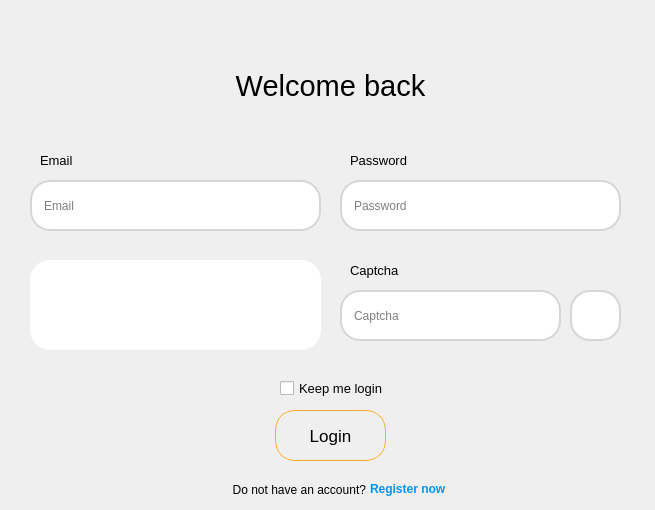
<?xml version="1.0" encoding="UTF-8"?>
<ui version="4.0">
 <class>MainWindow</class>
 <widget class="QMainWindow" name="MainWindow">
  <property name="geometry">
   <rect>
    <x>0</x>
    <y>0</y>
    <width>655</width>
    <height>510</height>
   </rect>
  </property>
  <property name="minimumSize">
   <size>
    <width>655</width>
    <height>510</height>
   </size>
  </property>
  <property name="maximumSize">
   <size>
    <width>655</width>
    <height>1000</height>
   </size>
  </property>
  <property name="windowTitle">
   <string>MainWindow</string>
  </property>
  <property name="styleSheet">
   <string notr="true"/>
  </property>
  <widget class="QWidget" name="centralwidget">
   <widget class="QLineEdit" name="lineEdit_2">
    <property name="geometry">
     <rect>
      <x>340</x>
      <y>180</y>
      <width>281</width>
      <height>51</height>
     </rect>
    </property>
    <property name="styleSheet">
     <string notr="true">QLineEdit{
	padding: 10px;
	border: 2px solid rgb(214, 214, 214);
	border-radius: 20px;
}

QLineEdit:hover{
	padding: 10px;
	border: 2px solid gray;
	border-radius: 20px;
}

QLineEdit:focus{
	padding: 10px;
	border: 2px solid gray;
	border-radius: 20px;
}</string>
    </property>
    <property name="inputMask">
     <string/>
    </property>
    <property name="text">
     <string/>
    </property>
    <property name="echoMode">
     <enum>QLineEdit::Password</enum>
    </property>
    <property name="placeholderText">
     <string>Password</string>
    </property>
   </widget>
   <widget class="QLabel" name="label_2">
    <property name="geometry">
     <rect>
      <x>350</x>
      <y>150</y>
      <width>61</width>
      <height>21</height>
     </rect>
    </property>
    <property name="font">
     <font>
      <family>Segoe UI</family>
      <pointsize>10</pointsize>
      <weight>50</weight>
      <bold>false</bold>
      <kerning>false</kerning>
     </font>
    </property>
    <property name="text">
     <string>Password</string>
    </property>
   </widget>
   <widget class="QLabel" name="label_5">
    <property name="geometry">
     <rect>
      <x>230</x>
      <y>60</y>
      <width>201</width>
      <height>51</height>
     </rect>
    </property>
    <property name="font">
     <font>
      <family>Segoe UI</family>
      <pointsize>22</pointsize>
     </font>
    </property>
    <property name="text">
     <string>Welcome back</string>
    </property>
    <property name="alignment">
     <set>Qt::AlignCenter</set>
    </property>
   </widget>
   <widget class="QPushButton" name="pushButton">
    <property name="geometry">
     <rect>
      <x>275</x>
      <y>410</y>
      <width>111</width>
      <height>51</height>
     </rect>
    </property>
    <property name="font">
     <font>
      <family>Segoe UI</family>
      <pointsize>13</pointsize>
     </font>
    </property>
    <property name="styleSheet">
     <string notr="true">QPushButton{
	background-color: transparent;
	border: 1px solid #faae2b;
	border-radius: 20px;
}

QPushButton:hover{
	background-color: transparent;
	border: 2px solid #faae2b;
	border-radius: 20px;
}</string>
    </property>
    <property name="text">
     <string>Login</string>
    </property>
   </widget>
   <widget class="QLabel" name="label_6">
    <property name="geometry">
     <rect>
      <x>215</x>
      <y>480</y>
      <width>151</width>
      <height>20</height>
     </rect>
    </property>
    <property name="font">
     <font>
      <pointsize>9</pointsize>
     </font>
    </property>
    <property name="text">
     <string>Do not have an account?</string>
    </property>
    <property name="alignment">
     <set>Qt::AlignRight|Qt::AlignTrailing|Qt::AlignVCenter</set>
    </property>
   </widget>
   <widget class="QLabel" name="label_7">
    <property name="geometry">
     <rect>
      <x>370</x>
      <y>481</y>
      <width>91</width>
      <height>16</height>
     </rect>
    </property>
    <property name="font">
     <font>
      <pointsize>9</pointsize>
      <weight>75</weight>
      <bold>true</bold>
     </font>
    </property>
    <property name="styleSheet">
     <string notr="true">color: rgb(3, 148, 252);</string>
    </property>
    <property name="text">
     <string>Register now</string>
    </property>
   </widget>
   <widget class="QCheckBox" name="checkBox">
    <property name="geometry">
     <rect>
      <x>280</x>
      <y>380</y>
      <width>111</width>
      <height>17</height>
     </rect>
    </property>
    <property name="font">
     <font>
      <family>Segoe UI</family>
      <pointsize>10</pointsize>
     </font>
    </property>
    <property name="text">
     <string>Keep me login</string>
    </property>
   </widget>
   <widget class="QLineEdit" name="lineEdit_3">
    <property name="geometry">
     <rect>
      <x>30</x>
      <y>180</y>
      <width>291</width>
      <height>51</height>
     </rect>
    </property>
    <property name="styleSheet">
     <string notr="true">QLineEdit{
	padding: 10px;
	border: 2px solid rgb(214, 214, 214);
	border-radius: 20px;
}

QLineEdit:hover{
	padding: 10px;
	border: 2px solid gray;
	border-radius: 20px;
}

QLineEdit:focus{
	padding: 10px;
	border: 2px solid gray;
	border-radius: 20px;
}</string>
    </property>
    <property name="inputMask">
     <string/>
    </property>
    <property name="text">
     <string/>
    </property>
    <property name="placeholderText">
     <string>Email</string>
    </property>
   </widget>
   <widget class="QLabel" name="label_8">
    <property name="geometry">
     <rect>
      <x>40</x>
      <y>150</y>
      <width>41</width>
      <height>21</height>
     </rect>
    </property>
    <property name="font">
     <font>
      <family>Segoe UI</family>
      <pointsize>10</pointsize>
      <weight>50</weight>
      <bold>false</bold>
      <kerning>false</kerning>
     </font>
    </property>
    <property name="text">
     <string>Email</string>
    </property>
   </widget>
   <widget class="QLabel" name="label">
    <property name="geometry">
     <rect>
      <x>30</x>
      <y>260</y>
      <width>291</width>
      <height>90</height>
     </rect>
    </property>
    <property name="styleSheet">
     <string notr="true">background-color: white;
padding: 15px;
border-radius: 20px;</string>
    </property>
    <property name="text">
     <string/>
    </property>
    <property name="pixmap">
     <pixmap>../captcha.png</pixmap>
    </property>
   </widget>
   <widget class="QLabel" name="label_3">
    <property name="geometry">
     <rect>
      <x>350</x>
      <y>260</y>
      <width>61</width>
      <height>21</height>
     </rect>
    </property>
    <property name="font">
     <font>
      <family>Segoe UI</family>
      <pointsize>10</pointsize>
      <weight>50</weight>
      <bold>false</bold>
      <kerning>false</kerning>
     </font>
    </property>
    <property name="text">
     <string>Captcha</string>
    </property>
   </widget>
   <widget class="QLineEdit" name="lineEdit_4">
    <property name="geometry">
     <rect>
      <x>340</x>
      <y>290</y>
      <width>221</width>
      <height>51</height>
     </rect>
    </property>
    <property name="styleSheet">
     <string notr="true">QLineEdit{
	padding: 10px;
	border: 2px solid rgb(214, 214, 214);
	border-radius: 20px;
}

QLineEdit:hover{
	padding: 10px;
	border: 2px solid gray;
	border-radius: 20px;
}

QLineEdit:focus{
	padding: 10px;
	border: 2px solid gray;
	border-radius: 20px;
}</string>
    </property>
    <property name="inputMask">
     <string/>
    </property>
    <property name="text">
     <string/>
    </property>
    <property name="echoMode">
     <enum>QLineEdit::Normal</enum>
    </property>
    <property name="placeholderText">
     <string>Captcha</string>
    </property>
   </widget>
   <widget class="QPushButton" name="pushButton_2">
    <property name="geometry">
     <rect>
      <x>570</x>
      <y>290</y>
      <width>51</width>
      <height>51</height>
     </rect>
    </property>
    <property name="styleSheet">
     <string notr="true">QPushButton{
	border-radius: 20px;
	background-color: white;
	border: 2px solid rgb(214, 214, 214);
}

QPushButton::hover{
	border-radius: 20px;
	background-color: #f0f0f0;
	border: 2px solid rgb(214, 214, 214);
}

QPushButton::pressed{
	border-radius: 20px;
	background-color: #e6e6e6;
	border: 2px solid rgb(214, 214, 214);
}</string>
    </property>
    <property name="text">
     <string/>
    </property>
    <property name="icon">
     <iconset>
      <normaloff>../Image/regenerate.png</normaloff>../Image/regenerate.png</iconset>
    </property>
    <property name="iconSize">
     <size>
      <width>18</width>
      <height>18</height>
     </size>
    </property>
   </widget>
  </widget>
 </widget>
 <resources>
  <include location="../Buổi 6/resource2.qrc"/>
 </resources>
 <connections/>
</ui>
